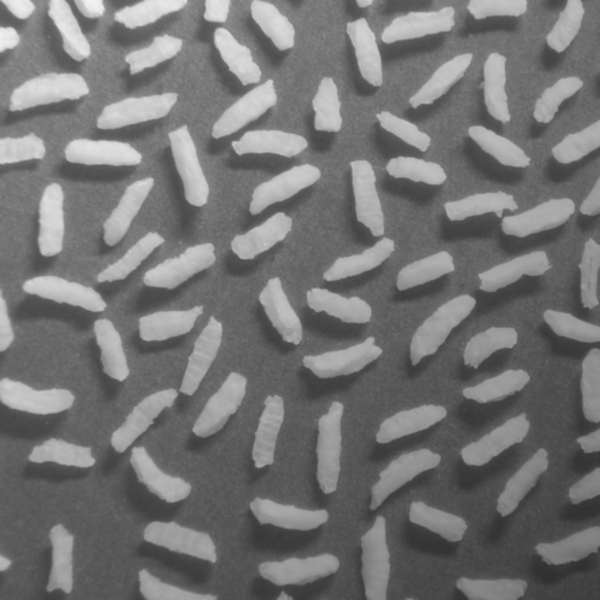
#> input picture DIP3E_Original_Images_CH09/Fig0940(a)(rice_image_with_intensity_gradient).tif, 600 x 600 px
$ jupyter execute --allow-errors 06.03.2024.ipynb
#> lines starting #> are read from the running program, lines starting #| are printed output that depends on the picture; after the words box and inside, x2 and y2 are one past the last pixel; in counts of white or black regions, pixels touching at a corner belong together
[cell 1]
#IMpuls shovqini qo`shish va mediana filrt bilan ishlov berish
import numpy as np
import random
from PIL import Image, ImageDraw #Подключим необходимые библиотеки.
import math

import matplotlib.pyplot as plt
import matplotlib.image as mpimg
import numpy as np


import cv2 as cv
mu, sigma = 0, 0.1 # mean and standard deviation


f = Image.open("DIP3E_Original_Images_CH09/Fig0940(a)(rice_image_with_intensity_gradient).tif")
#> f is the input picture: PIL image 600x600 L; min 47, max 243, mean 116.4
M = f.size[1] #Определяем ширину.
#> M = 600
N = f.size[0] #Определяем высоту.
#> N = 600

fig = plt.figure(figsize=(20, 40))
rows, columns=(1,4)


fimg=f.load()


fig.add_subplot(rows, columns, 1)
plt.imshow(f, cmap='gray')
plt.axis('off')
plt.title("Tasviri")

c=1;
gamma=0.4;
#pix = image.load() #Выгружаем значения пикселей.
#pix1 = im.load()
#print(type(pix1[1,1]))
for i in range(N):
    for j in range(M):
        #T=c*math.log10(1+pix[i, j])
        T=c*math.pow(fimg[i, j],gamma)/math.pow(255,gamma-1)
        if(T<0):
            fimg[i,j]=int(0)

        elif(T>255):
            fimg[i,j]=int(255)
            #print("salom")

        else:
            fimg[i,j]=int(T)

fig.add_subplot(rows, columns, 2)
plt.imshow(f, cmap='gray')
plt.axis('off')
plt.title("Tasviri Gamma")

imgnew  = Image.new( mode = "L", size = (N, M) )
#> imgnew: PIL image 600x600 L; every value is 0

imgnewpix=imgnew.load()

porog=195

for i in range(1,N):
    for j in range(1, M):
        if(fimg[i,j]<porog):
            imgnewpix[i,j]=0;
        else:
            imgnewpix[i,j]=255;


fig.add_subplot(rows, columns, 3)
plt.imshow(imgnew, cmap='gray')
plt.axis('off')
plt.title("Binar")

Nmax=5


imgnewEro  = Image.new( mode = "L", size = (N, M) )

imgnewpixEro=imgnewEro.load()

noise_image=np.clip(imgnew, 0, 255).astype(np.uint32)
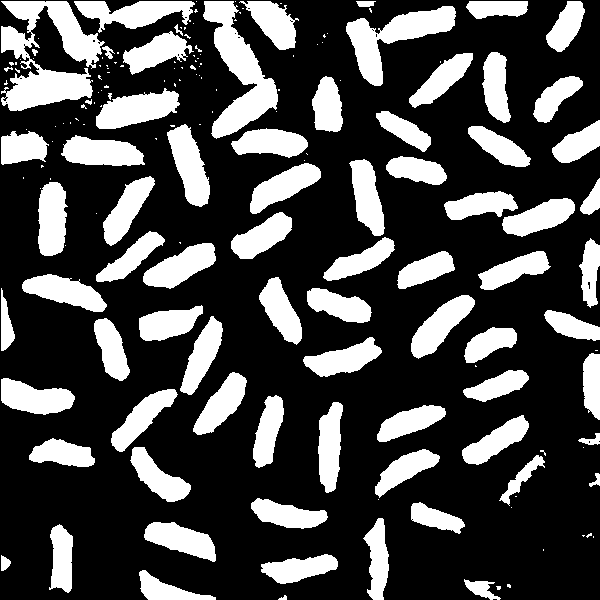
#> noise_image: shape (600, 600) uint32; 28.4% white; 172 white regions (95 under 20 px), largest, box (x1, y1, x2, y2) and area: (1, 1, 105, 111) 5802, (203, 1, 278, 139) 4233, (346, 6, 456, 86) 3310

dd=cv.getStructuringElement(cv.MORPH_ELLIPSE,(5,5))


def convolution2d(image, kernel, bias):
    m, n = kernel.shape
    if (m == n):
        y, x = image.shape
        y = y - m + 1
        x = x - m + 1
        new_image = np.zeros((y,x))
        for i in range(y):
            for j in range(x):
                new_image[i][j] = np.sum(image[i:i+m, j:j+m]*kernel) + bias
    return new_image


print(dd, type(dd))
for i in range(1,N-Nmax-1):
    for j in range(1, M-Nmax-1):
        #print(np.array(noise_image[j:j+Nmax,i:i+Nmax]))
        tup=convolution2d(np.array(noise_image[j:j+Nmax,i:i+Nmax]),dd,1)
        ddd=np.min((tup))
        imgnewpixEro[i,j]=int(ddd)

fig.add_subplot(rows, columns, 4)
plt.imshow(imgnewEro, cmap='gray')
plt.axis('off')
plt.title("Binar Eroziya")
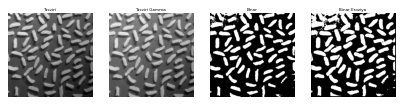
#> figure drawn by matplotlib, 4 panels
